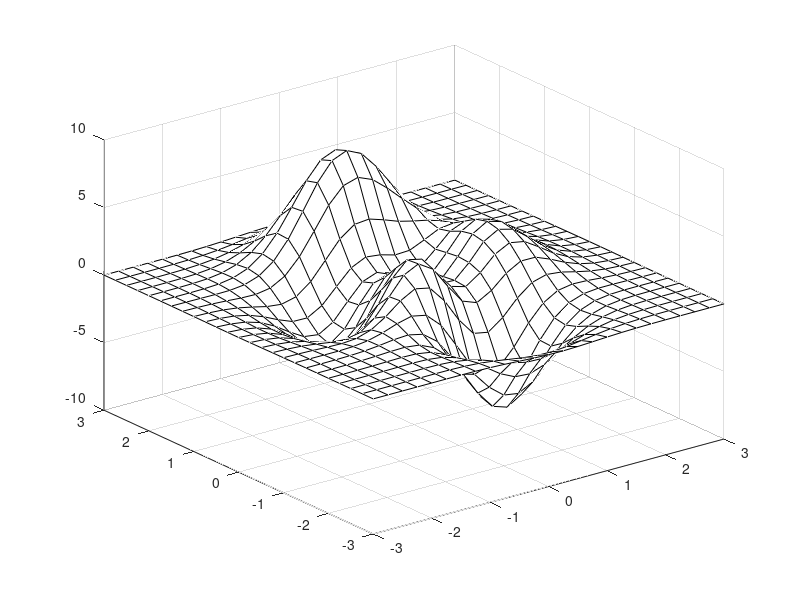

Here is the MATLAB script that generated this plot:
function gui10

  figure('ColorMap',gray);

  cmenu = uicontextmenu;
  uimenu(cmenu, 'Label', 'Hidden off', 'Callback', @HiddenOff);
  uimenu(cmenu, 'Label', 'Hidden on', 'Callback', @HiddenOn);
  uimenu(cmenu, 'Label', 'Surface', 'Callback', @Surface);

  [X,Y,Z]=peaks(25);
  Surf = surfl(X,Y,Z);
  set(Surf,'FaceColor','w','UIContextMenu',cmenu);

  function HiddenOff(varargin)
    set(Surf,'FaceColor','none');
  end;

  function HiddenOn(varargin)
    set(Surf,'FaceColor','w');
  end;

  function Surface(varargin)
    set(Surf,'FaceColor','flat');
  end;

end
  
